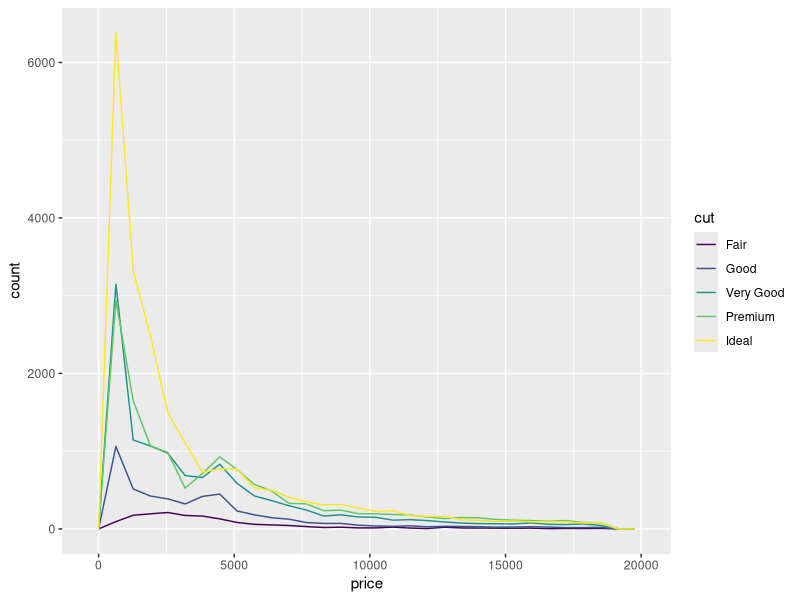
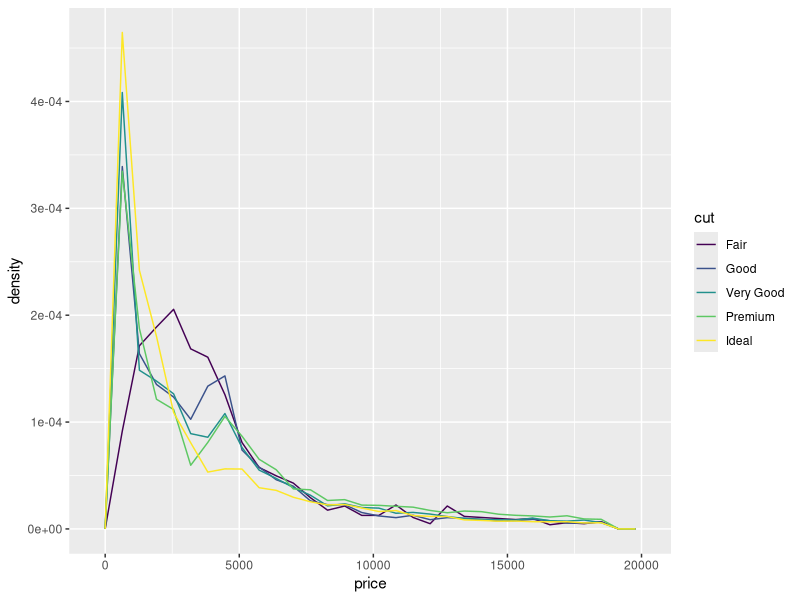
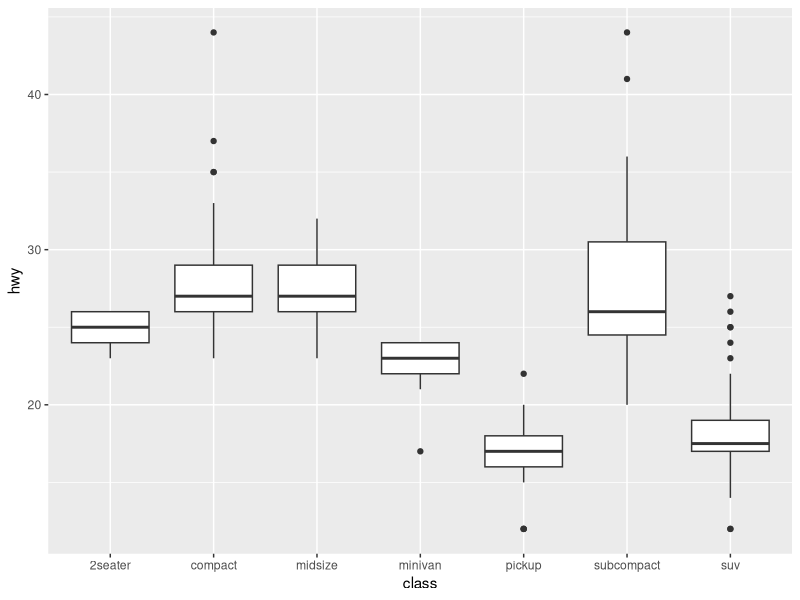
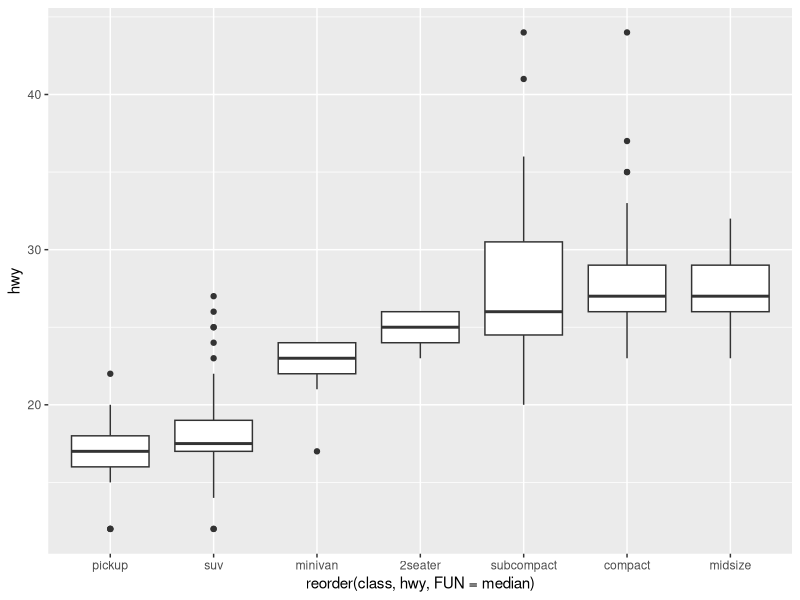
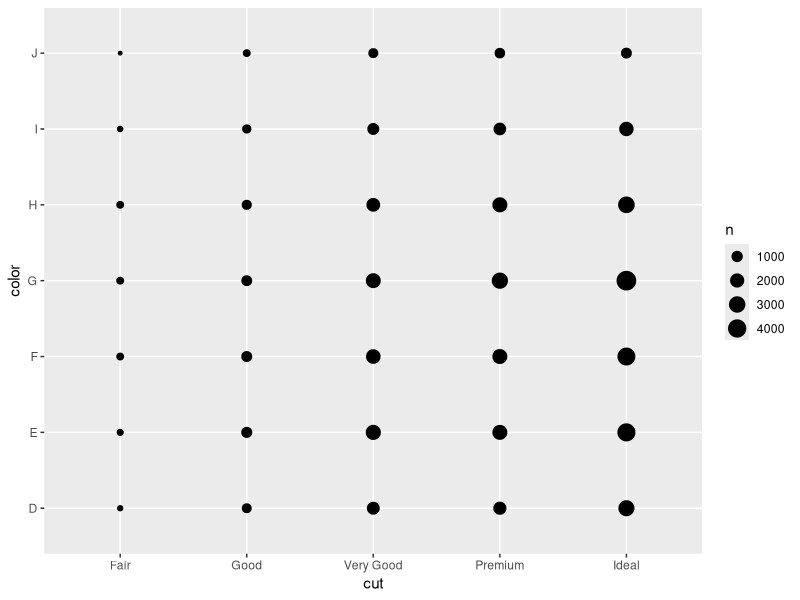
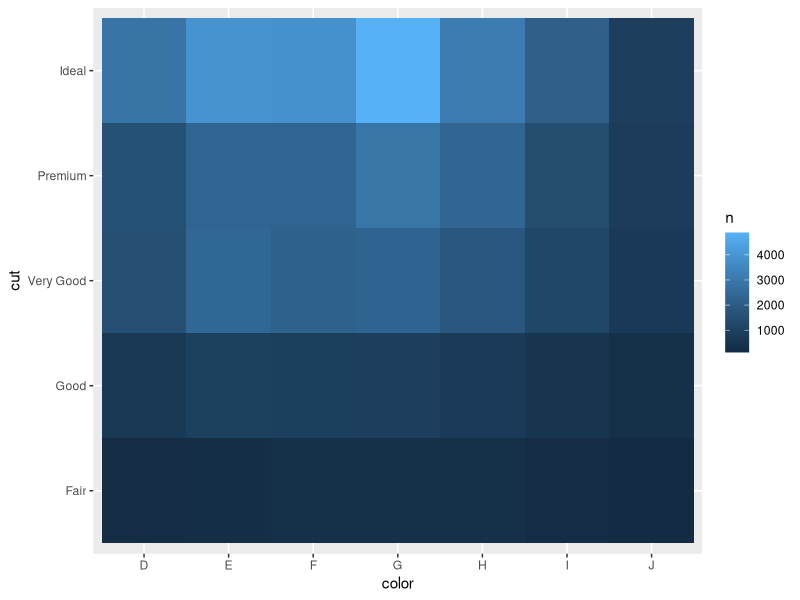
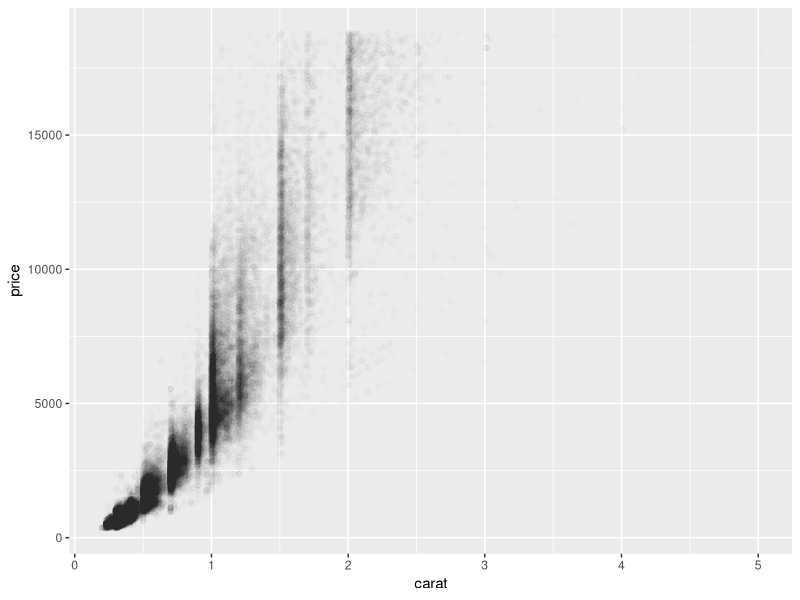
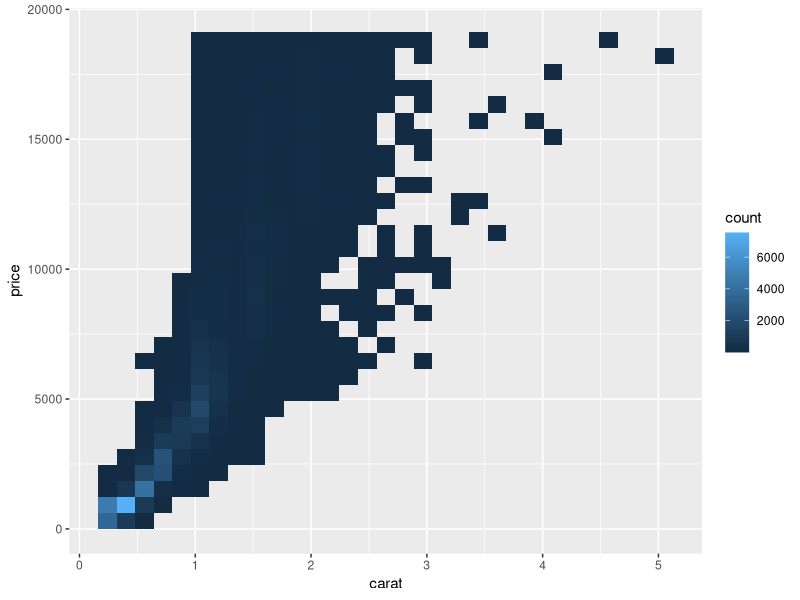

Write R code to recreate these figures, in order.
## ---- chunk 1
library(tidyverse)
## ---- chunk 2
ggplot(data = diamonds, aes(x = price, color = cut)) +
  geom_freqpoly()
## ---- chunk 3
ggplot(data = diamonds, 
       aes(x = price, y = ..density.., color = cut)) +
  geom_freqpoly()
## ---- chunk 4
ggplot(data = mpg, aes(x = class, y = hwy)) +
  geom_boxplot()
## ---- chunk 5
#| code-line-numbers: "2,3" 
ggplot(data = mpg, 
       aes(x = reorder(class, hwy, FUN = median),
           y = hwy)) +
  geom_boxplot()
## ---- chunk 6
ggplot(diamonds, aes(x=cut, y=color)) +
  geom_count()
## ---- chunk 7
diamonds %>% 
  group_by(color, cut) %>% 
  summarise(n = n())
## ---- chunk 8
diamonds %>% 
  count(color, cut) %>% 
  ggplot(aes(x = color, y = cut, fill = n)) +
  geom_tile()
## ---- chunk 9
ggplot(diamonds, aes(x = carat, y = price)) + 
  geom_point(alpha = 0.01)
## ---- chunk 10
ggplot(diamonds, aes(x = carat, y = price)) +
  geom_bin2d()
## ---- chunk 11
# install.packages("hexbin")
ggplot(diamonds, aes(x = carat, y = price)) +
  geom_hex()
## ---- chunk 12
ggplot(diamonds, aes(x = carat, y = price)) +
  geom_boxplot(aes(group = cut_width(carat, 0.1)))
## ---- chunk 13
ggplot(diamonds, aes(x = carat, y = price)) +
  geom_boxplot(aes(group = cut_number(carat, 20)))
